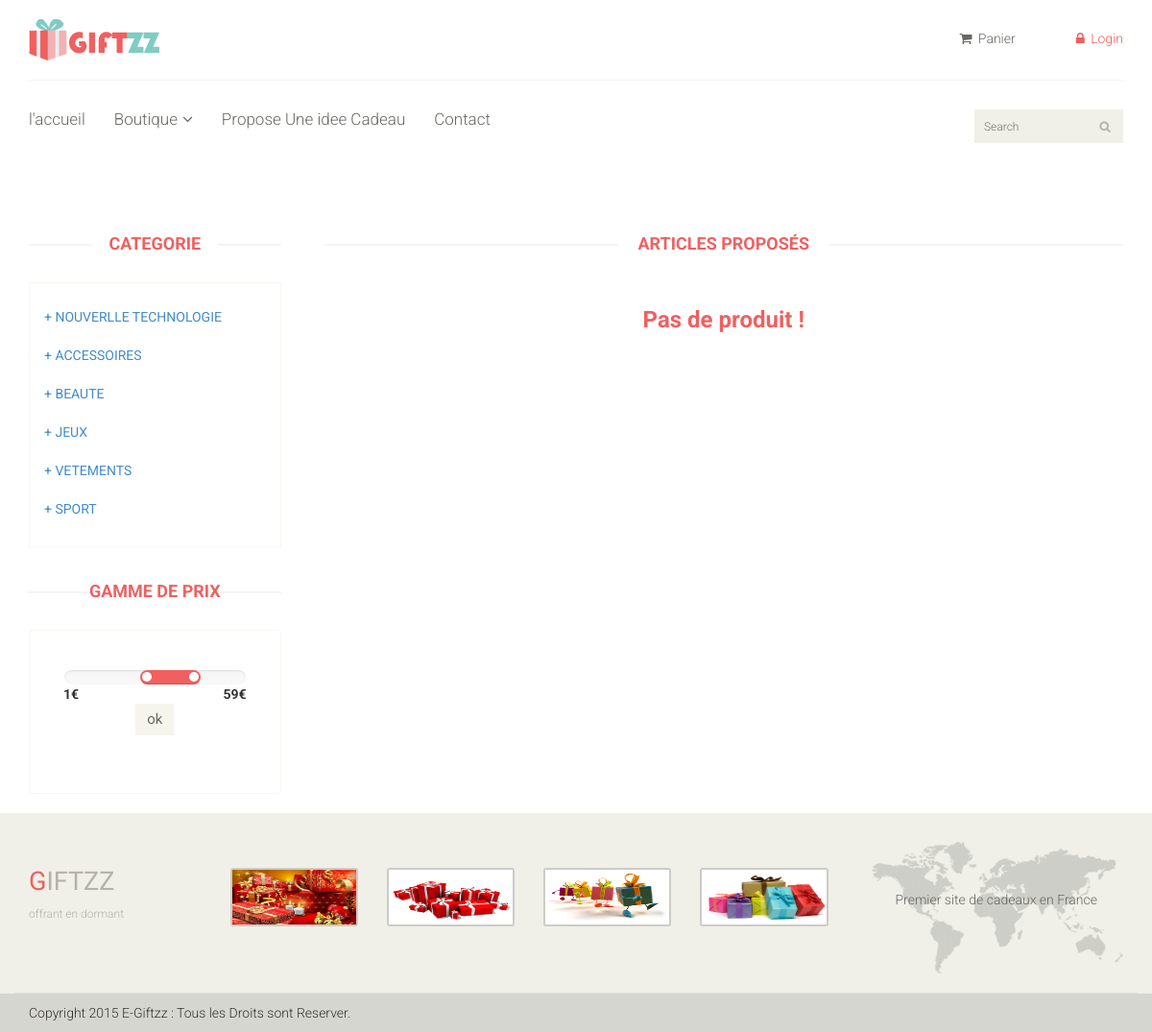
/search_prix.php, run on the app's committed database.
### tables this page shows
CREATE TABLE IF NOT EXISTS `categorie` (
  `CODE_CAT` varchar(50) NOT NULL,
  `NOM_CAT` varchar(50) DEFAULT NULL,
  PRIMARY KEY (`CODE_CAT`)
);

### search_prix.php (the view, shortened to what this page needs)
<!DOCTYPE html>
<?php
$val=0;
$cat="select * from categorie";
$redcat=mysql_query($cat);
?>
<html lang="en">
<head>
    <link href="css/bootstrap.min.css" rel="stylesheet">
    <link href="css/font-awesome.min.css" rel="stylesheet">
    <link href="css/prettyPhoto.css" rel="stylesheet">
    <link href="css/price-range.css" rel="stylesheet">
    <link href="css/animate.css" rel="stylesheet">
	<link href="css/main.css" rel="stylesheet">
	<link href="css/responsive.css" rel="stylesheet">
</head>
<body>
	<header id="header">
        <div class="header-middle">
			<div class="container">
				<div class="row">
					<div class="col-sm-4">
						<div class="logo pull-left">
							<a href="index.php?page=1"><img src="images/home/logo.png" alt="" /></a>
						</div>
					</div>
					<?php include('php\header.php');?>
				</div>
			</div>
		</div>
		<div class="header-bottom">
			<div class="container">
							<div class="row">
					<div class="col-sm-9">
						<div class="mainmenu pull-left">
							<ul class="nav navbar-nav collapse navbar-collapse">
								<li><a href="index.php?page=1">l'accueil</a></li>
								<li class="dropdown"><a href="" >Boutique<i class="fa fa-angle-down"></i></a>
                                </li>
								<li class="dropdown"><a href="ideeCadeaux.php" >Propose Une idee Cadeau</a></li>
								<li><a href="contact-us.php">Contact</a></li>
							</ul>
						</div>
					</div>
					<div class="col-sm-3">
						<form action="search.php" method="POST">
						<div class="search_box pull-right">
							<input type="text" placeholder="Search" name="search"/>
						</div>
						</form>
					</div>
				</div>
				</div>
				</div>
	</header>
	<section id="advertisement">
		<div class="container">
		</div>
	</section>
	<section>
		<div class="container">
			<div class="row">
				<div class="col-sm-3">
					<div class="left-sidebar">
						<h2>CATEGORIE</h2>
						<div class="panel-group category-products" id="accordian">
						<?php while($lire= mysql_fetch_assoc($redcat)){?>
						<div class="MARQUES_products">
							<div class="MARQUES-name">
								<ul class="nav nav-pills nav-stacked">
									<li><a href="categorie.php?CODE_CAT=<?php echo $lire['CODE_CAT'];?>"> +  <?php echo $lire['NOM_CAT'];?></a></li>
								</ul>
							</div>
						</div>
						<?php }?>
						</div>
						<div class="price-range">
							<h2>GAMME DE PRIX</h2>
							<div class="well text-center">
							<form action="search_prix.php" method="POST">
							<?php $min="select min(PRIX) as PRIX from article" ; $redmin=mysql_query($min);?>
									<?php $liremin= mysql_fetch_assoc($redmin)?>
									<?php $max="select max(PRIX) as PRIX from article" ; $redmax=mysql_query($max);?>
									<?php $liremax= mysql_fetch_assoc($redmax)?>
								 <input type="text" class="span2" value="" data-slider-min="0" data-slider-max="600" data-slider-step="5" data-slider-value="[250,450]" id="sl2"name="prix" ><br />
								 <b class="pull-left"><?php echo $liremin['PRIX']."€";?></b> <b class="pull-right"><?php echo $liremax['PRIX']."€";?></b>
								 <br>
								 <input class="btn btn-default add-to-cart" type="submit"  value="ok"/>
								  </form>
							</div>
						</div>
					</div>
				</div>
				<div class="col-sm-9 padding-right">
					<div class="features_items">
						<h2 class="title text-center">Articles Proposés</h2>
		   <?php if($val>0){?>
		   <?php while($lire= mysql_fetch_assoc($redart)){?>
					<div class="col-sm-4">
						<div class="product-image-wrapper">
							<div class="single-products">
								<div class="productinfo text-center">
									<img src="images/shop/<?php echo $lire['IMAGE'];?>"	 />
									<h2><?php echo $lire['PRIX']."€";?></h2>
                                    <p><?php echo $lire['LIBELLE_ARTICLE'];?></p>
									<a href="product-details.php?COD_ARTICLE=<?php echo $lire['COD_ARTICLE'];?>" class="btn btn-default add-to-cart"><i class="fa fa-shoppingcart"></i>afficher detail</a>
				                </div>
							</div>
						</div>
					</div>
			<?php }?>
			<?php } else{echo '<div class="productinfo text-center"><h2><br>Pas de produit !</h2></div>';}?>
					</div>
				</div>
			</div>
		</div>
	</section>
<?php include 'footer.php';?>
</body>
</html>

### css/main.css (style rules this page uses)
body { font-family: 'Roboto', sans-serif; background:; position: relative; font-weight:400px; }
ul li { list-style: none; }
a { -webkit-transition: 300ms; -moz-transition: 300ms; -o-transition: 300ms; transition: 300ms; }
h1, h2, h3, h4, h5, h6 { font-family: 'Roboto', sans-serif; }
.header-middle .container .row { border-bottom: 1px solid #f5f5f5; margin-left: 0; margin-right: 0; padding-bottom: 20px; padding-top: 20px; }
.header-middle .container .row .col-sm-4 { padding-left: 0; }
.header-bottom { padding-bottom: 30px; padding-top: 30px; }
.navbar-collapse.collapse { padding-left: 0; }
.mainmenu ul li { padding-right: 15px; padding-left: 15px; }
.mainmenu ul li:first-child { padding-left: 0px; }
.mainmenu ul li a { color: #696763; font-family: 'Roboto', sans-serif; font-size: 17px; font-weight: 300; padding: 0; padding-bottom: 10px; }
.search_box input { background: #F0F0E9; border: medium none; color: #B2B2B2; font-family: 'roboto'; font-size: 12px; font-weight: 300; height: 35px; outline: medium none; padding-left: 10px; width: 155px; background-image: url(../images/home/searchicon.png); background-repeat: no-repeat; background-position: 130px; }
.fa-angle-down { padding-left: 5px; }
.category-products { border: 1px solid #F7F7F0; margin-bottom: 35px; padding-bottom: 20px; padding-top: 15px; }
.left-sidebar h2, .brands_products h2 { color: #f06060; font-family: 'Roboto', sans-serif; font-size: 18px; font-weight: 700; margin: 0 auto 30px; text-align: center; text-transform: uppercase; position: relative; z-index:3; }
.left-sidebar h2:after, h2.title:after { content: " "; position: absolute; border: 1px solid #f5f5f5; bottom:8px; left: 0; width: 100%; height: 0; z-index: -2; }
.left-sidebar h2:before { content: " "; position: absolute; background: #fff; bottom: -6px; width: 130px; height: 30px; z-index: -1; left: 50%; margin-left: -65px; }
h2.title:before { content: " "; position: absolute; background: #fff; bottom: -6px; width: 220px; height: 30px; z-index: -1; left: 50%; margin-left: -110px; }
.price-range { margin-top:30px; }
.well { background-color: #FFFFFF; border: 1px solid #F7F7F0; border-radius: 4px; box-shadow: none; margin-bottom: 20px; min-height: 20px; padding: 35px; }
.padding-right { padding-right: 0; }
.features_items { overflow:hidden; }
h2.title { color: #f06060; font-family: 'Roboto', sans-serif; font-size: 18px; font-weight: 700; margin: 0 15px; text-transform: uppercase; margin-bottom: 30px; position: relative; }
.productinfo h2 { color: #f06060; font-family: 'Roboto', sans-serif; font-size: 24px; font-weight: 700; }
.productinfo { position:relative; }
.add-to-cart { background:#F5F5ED; border: 0 none; border-radius: 0; color: #696763; font-family: 'Roboto', sans-serif; font-size: 15px; margin-bottom: 25px; }
#advertisement { padding-bottom: 45px; }

### data on the page
categorie: NOM_CAT "NOUVERLLE TECHNOLOGIE"
categorie: NOM_CAT "ACCESSOIRES"
categorie: NOM_CAT "BEAUTE"
categorie: NOM_CAT "JEUX"
categorie: NOM_CAT "VETEMENTS"
categorie: NOM_CAT "SPORT"

### other printed values
$liremin['PRIX'] "1"
$liremax['PRIX'] "59"
